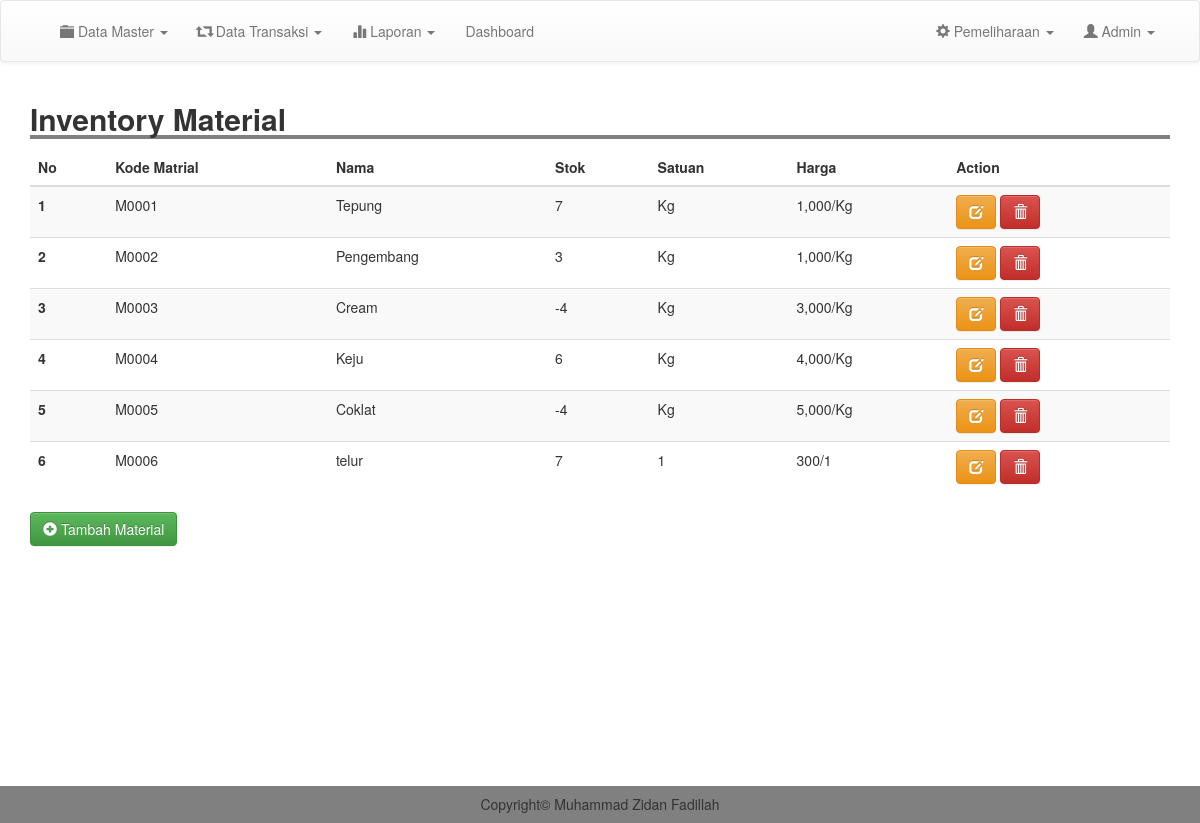
Page /admin/inventory.php (signed in) on the committed database.
### tables this page shows
CREATE TABLE `inventory` (
  `kode_bk` varchar(100) NOT NULL,
  `nama` varchar(200) NOT NULL,
  `qty` varchar(200) NOT NULL,
  `satuan` varchar(200) NOT NULL,
  `harga` int(11) NOT NULL,
  `tanggal` date NOT NULL
);

### admin/inventory.php (the view, shortened to what this page needs)
<?php
include 'header.php';
?>
<div class="container">
	<h2 style=" width: 100%; border-bottom: 4px solid gray"><b>Inventory Material</b></h2>
	<table class="table table-striped">
		<thead>
			<tr>
				<th scope="col">No</th>
				<th scope="col">Kode Matrial</th>
				<th scope="col">Nama</th>
				<th scope="col">Stok</th>
				<th scope="col">Satuan</th>
				<th scope="col">Harga</th>
				<th scope="col">Action</th>
			</tr>
		</thead>
		<tbody>
			<?php
			$result = mysqli_query($conn, "SELECT * FROM inventory order by kode_bk asc");
			$no =1;
			while ($row = mysqli_fetch_assoc($result)) {
				?>
				<tr>
					<th scope="row"><?php echo $no; ?></th>
					<td><?= $row['kode_bk'];  ?></td>
					<td><?= $row['nama'];  ?></td>
					<td><?= $row['qty'];  ?></td>
					<td><?= $row['satuan'];  ?></td>
					<td><?php  echo "".number_format($row['harga'])."/".$row['satuan'];  ?></td>
					<td><a href="edit_inventory.php?kode=<?php echo $row['kode_bk']; ?>" class="btn btn-warning"><i class="glyphicon glyphicon-edit"></i> </a> <a href="inventory.php?kode=<?php echo $row['kode_bk'];?>&page=del" class="btn btn-danger" onclick="return confirm('Yakin Ingin Menghapus Data ?')"><i class="glyphicon glyphicon-trash"></i> </a></td>
				</tr>
				<?php
				$no++;
			}
			?>
		</tbody>
	</table>
	<a href="tm_inventory.php" class="btn btn-success"><i class="glyphicon glyphicon-plus-sign"></i> Tambah Material</a>
</div>
<br>
<br>
<br>
<br>
<br>
<br>
<br>
<br>
<br>
<br>
<br>
<br>
<?php
include 'footer.php';
?>

### css/style.css (style rules this page uses)
body { margin:0; padding: 0; }

### rows in the picture
inventory: kode_bk "M0001", nama "Tepung", qty "7", satuan "Kg", harga "1,000"
inventory: kode_bk "M0002", nama "Pengembang", qty "3", satuan "Kg", harga "1,000"
inventory: kode_bk "M0003", nama "Cream", qty "-4", satuan "Kg", harga "3,000"
inventory: kode_bk "M0004", nama "Keju", qty "6", satuan "Kg", harga "4,000"
inventory: kode_bk "M0005", nama "Coklat", qty "-4", satuan "Kg", harga "5,000"
inventory: kode_bk "M0006", nama "telur", qty "7", satuan "1", harga "300"
